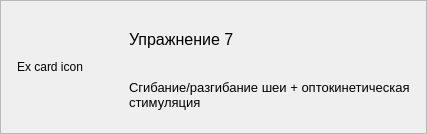
                  <widget class="ClickableCard" name="card_excersise_apple_7">
                   <property name="frameShape">
                    <enum>QFrame::StyledPanel</enum>
                   </property>
                   <property name="frameShadow">
                    <enum>QFrame::Raised</enum>
                   </property>
                   <property name="choosable" stdset="0">
                    <bool>true</bool>
                   </property>
                   <layout class="QHBoxLayout" name="horizontalLayout_16" stretch="1,4">
                    <property name="spacing">
                     <number>12</number>
                    </property>
                    <property name="leftMargin">
                     <number>16</number>
                    </property>
                    <property name="topMargin">
                     <number>16</number>
                    </property>
                    <property name="rightMargin">
                     <number>16</number>
                    </property>
                    <property name="bottomMargin">
                     <number>16</number>
                    </property>
                    <item>
                     <widget class="CardIcon" name="label_37">
                      <property name="sizePolicy">
                       <sizepolicy hsizetype="Minimum" vsizetype="Minimum">
                        <horstretch>0</horstretch>
                        <verstretch>0</verstretch>
                       </sizepolicy>
                      </property>
                      <property name="minimumSize">
                       <size>
                        <width>100</width>
                        <height>100</height>
                       </size>
                      </property>
                      <property name="text">
                       <string>Ex card icon</string>
                      </property>
                      <property name="svg_file" stdset="0">
                       <string>./img/ex_7_icon.svg</string>
                      </property>
                      <property name="scale" stdset="0">
                       <double>1.300000000000000</double>
                      </property>
                      <property name="main_color" stdset="0">
                       <string>#e74c3c</string>
                      </property>
                      <property name="circle_color" stdset="0">
                       <string>#fdedea</string>
                      </property>
                     </widget>
                    </item>
                    <item>
                     <layout class="QVBoxLayout" name="verticalLayout_26">
                      <item>
                       <widget class="QLabel" name="label_38">
                        <property name="font">
                         <font>
                          <pointsize>12</pointsize>
                         </font>
                        </property>
                        <property name="text">
                         <string>Упражнение 7</string>
                        </property>
                       </widget>
                      </item>
                      <item>
                       <widget class="QLabel" name="label_39">
                        <property name="font">
                         <font>
                          <pointsize>10</pointsize>
                         </font>
                        </property>
                        <property name="text">
                         <string>Сгибание/разгибание шеи + оптокинетическая стимуляция</string>
                        </property>
                        <property name="wordWrap">
                         <bool>true</bool>
                        </property>
                       </widget>
                      </item>
                     </layout>
                    </item>
                   </layout>
                  </widget>
